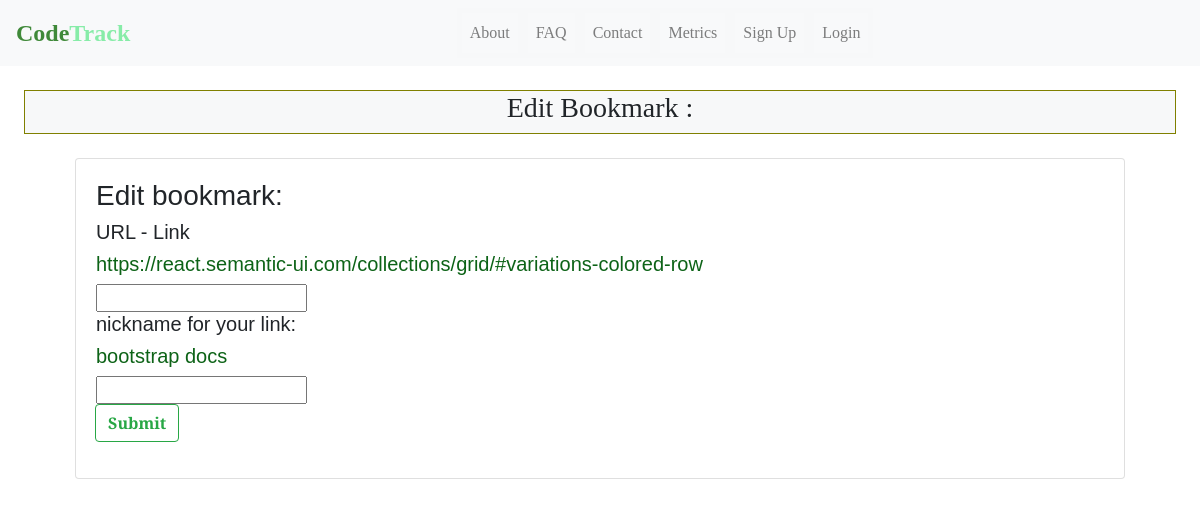
The page /edit_bookmark/4 on the database its author committed.
### metrics/models.py (models this page shows, shortened)
class Bookmarks(models.Model):
    alink = models.URLField(max_length=130, default="A website you wish to save.")
    nickname = models.CharField(max_length=40, default="An easy to remember nickname for your link.")
    user = models.ForeignKey(MyUser, on_delete = models.CASCADE,  related_name='+')

### metrics/views.py (the view)
# urls.py: path('edit_bookmark/<url_id>', views.edit_bookmark, name="edit_bookmark"),
def edit_bookmark(request, url_id):
    item = Bookmarks.objects.get(pk=url_id)
    form = Bookmark(request.POST)
    old_url = item.alink
    old_nickname = item.nickname
    return render(request, 'metrics/edit_bookmarks.html', {'form': form, 'old_url': old_url, 'old_nickname': old_nickname, 'item': item})

### metrics/forms.py
class Bookmark(forms.Form):
    alink = forms.URLField(max_length=130, required=True, label="The URL you wish to save")
    nickname = forms.CharField(max_length=40, required=True, label="A nickname to make it easier to find in the list")
    class Meta:
        model = Bookmarks
        fields =['alink', 'nickname', 'user']

### metrics/templates/metrics/edit_bookmarks.html (shortened to what this page needs)
<!DOCTYPE html>
{% load static %}
<html lang="en">
  <head>
    <link
      rel="stylesheet"
      href="https://stackpath.bootstrapcdn.com/bootstrap/4.4.1/css/bootstrap.min.css"
 />
    <link rel=stylesheet href="{% static 'css/style.css' %}" />
      <link rel="stylesheet" href="{% static 'css/metrics_home.css' %}">
  </head>
  <body>
  <nav class="navbar navbar-expand-lg navbar-light bg-light">
        <a class="navbar-brand logo" href="/"><strong><span class="logo-one">Code</span><span class="logo-two">Track</span></strong></a>
        <div class="collapse navbar-collapse d-flex justify-content-center" id="navbarSupportedContent">
            <ul class="navbar-nav" id="links_list">
                <li class="nav-item">
                    <a class="nav-link item-navs" href="#">About</a>
                </li>
                <li class="nav-item">
                    <a class="nav-link item-navs" href="{% url 'faq' %}">FAQ</a>
                </li>
                <li class="nav-item">
                    <a class="nav-link item-navs" href="{% url 'contact' %}">Contact</a>
                </li>
                <li class="nav-item">
                    <a class="nav-link item-navs" href="{% url 'metrics' %}">Metrics</a>
                </li>
                {% if user.is_authenticated %}
                <li class="nav-item">
                    <a class="nav-link item-navs" href="{% url 'logout' %}">Logout</a>
                </li>
                {% else %}
                <li class="nav-item">
                    <a class="nav-link item-navs" href="{% url 'signup' %}">Sign Up</a>
                </li>
                <li>
                    <a class="nav-link item-navs" href="{% url 'login' %}">Login</a>
                </li>
                {% endif %}
            </ul>
        </div>
    </nav>
    <div class="spacer">
    <h3> Edit Bookmark : </h3>
    </div>
    <main class="container">
         <div class="row">
           <div class="col-md">
          <section/section class="col-md">
          <section class="container links">
            <div class="card card-body">
                <h3>Edit bookmark:</h3>
                <div class="form-group">
                 <form action="{% url 'change_bookmark' item.id %}" method="POST" role="form">
                    <div class="input_form_column">
                        <h5> URL - Link</h5>
                        <h5 class="bookmarks_link">{{old_url}}</h5>
                    {{ form.alink }}
                    <div class="input_form_column">
                        <h5> nickname for your link: </h5>
                        <h5 class="bookmarks_link">{{old_nickname}}</h5>
                        {{ form.nickname }}
                     <div class="input-group-append" id="button-addon4">
                     <button  class="btn btn-outline-success cust" id="add-btn">Submit</button>
                     </div>
                    </div>
                 </form>
</main>
</body>
</html>

### static/css/style.css (style rules this page uses)
* { margin: 0; padding: 0; box-sizing: border-box; }
a { text-decoration: none; }
body { font-family: Avenir; font-size: 16px; }
button { background-color: #87ECA8; border-radius: 5px; color: #FFFFFF; font-size: 1em; font-weight: bold; padding: 10px 20px; }
nav { background-color: #F3F2F2; display: flex; justify-content: center; align-items: center; padding: 20px 0; }
.logo-one { color: #3F8939; font-weight: bold; font-size: 1.2em; }
.logo-two { color: #87ECA8; font-weight: bold; font-size: 1.2em; }
@media all and (width > 799px) { #links_list { display: flex; } }

### static/css/metrics_home.css (style rules this page uses)
main { font-family: 'Alegreya Sans SC', sans-serif; }
a { color: inherit; }
li { font-size: 18px; padding: 5px; margin: 5px; border: solid 5px #F7F8F9; }
.spacer { display: flex; flex-direction: column; justify-content: center; text-align: center; align-items: center; margin: 3ch; background: #F7F8F9; border: solid 1px olive; text-shadow: 1px 1px 2px white; }
.bookmarks_link { color: #0d6317; }
.btn-outline-success { margin-right: 5px; }
.cust { font-weight: bold; }
nav li { font-size: inherit; padding: 0; margin: 0; }
.btn { font-weight: bold; }
.logo-one { color: #3F8939; }
.logo-two { color: #87ECA8; }

### rows shown on the page
Bookmarks: alink "https://react.semantic-ui.com/collections/grid/#variations-colored-row", nickname "bootstrap docs"
